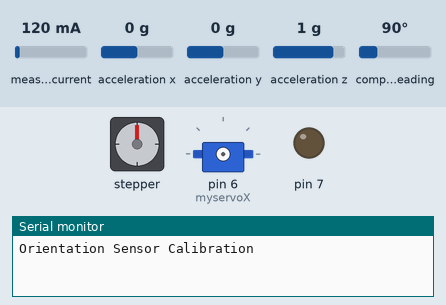
This sketch was run on a simulated Arduino Uno, built with avr-gcc and run on an emulated ATmega328P. On the bench: stepper motor, servo, output pins drawn as LEDs (lit = HIGH), the last lines printed to the serial monitor. Wiring (inferred from the names in the program): stepper motor driver (200 steps per turn assumed): step pin 9; direction pin 8. The inputs (shaded band) are chosen by the test bench; at power-on: measured current 120 mA, acceleration x 0 g, acceleration y 0 g, acceleration z 1 g, compass heading 90°. Pins used as bus, display or sensor lines are not drawn.

Above: at 0.1 s.
At 9.9 s:
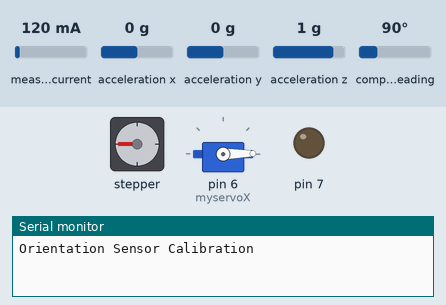
At 19.8 s:
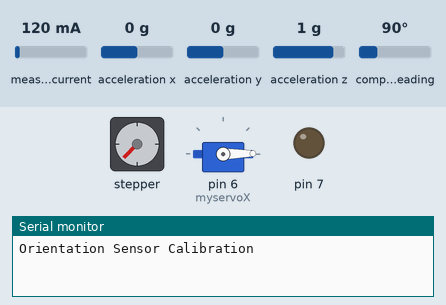
At 39.78 s:
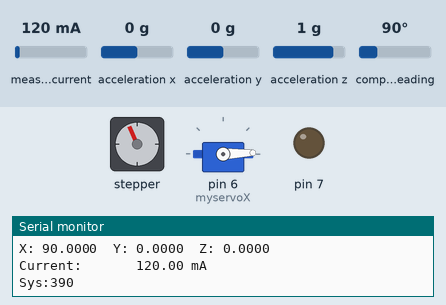
Timing chart, 0 to 40.0 s (numbered marks = the images above):
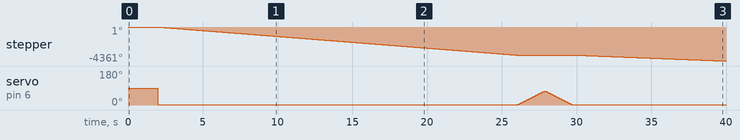

The sketch:

outernettracker.ino
```cpp
#include <Wire.h>
#include <Stepper.h>
#include <Adafruit_Sensor.h>
#include <Adafruit_BNO055.h>
#include <utility/imumaths.h>
#include <Servo.h>
#include <Adafruit_INA219.h>
Adafruit_INA219 ina219;


Servo myservoX; // Elevation

boolean stringComplete = false;

String inputString = "";
int ytarget = 0;
int xpos = 1;
int xtarget = 0;
int Xcurrent = 0;
int cal = 0;
int down = 0;
int up = 0;
int olcount = 0;
int dirPin = 8;                  // output pin for stepper motor direction
int stepPin = 9;                 // output pin for motor movement
#define BNO055_SAMPLERATE_DELAY_MS (100)

Adafruit_BNO055 bno = Adafruit_BNO055(55);

/**************************************************************************/
/*
 Displays some basic information on this sensor from the unified
 sensor API sensor_t type (see Adafruit_Sensor for more information)
 */
/**************************************************************************/
void displaySensorDetails(void) {
  sensor_t sensor;
  bno.getSensor(&sensor);
  //Serial.println("------------------------------------");
  //Serial.print  ("Sensor:       "); Serial.println(sensor.name);
  //Serial.print  ("Driver Ver:   "); Serial.println(sensor.version);
  //Serial.print  ("Unique ID:    "); Serial.println(sensor.sensor_id);
  //Serial.print  ("Max Value:    "); Serial.print(sensor.max_value); Serial.println(" xxx");
  //Serial.print  ("Min Value:    "); Serial.print(sensor.min_value); Serial.println(" xxx");
  //Serial.print  ("Resolution:   "); Serial.print(sensor.resolution); Serial.println(" xxx");
  //Serial.println("------------------------------------");
  //Serial.println("");
  //delay(500);
}

/**************************************************************************/
/*
 Display some basic info about the sensor status
 */
/**************************************************************************/
void displaySensorStatus(void) {
  /* Get the system status values (mostly for debugging purposes) */
  uint8_t system_status, self_test_results, system_error;
  system_status = self_test_results = system_error = 0;
  bno.getSystemStatus(&system_status, &self_test_results, &system_error);

  /* Display the results in the Serial Monitor */
  Serial.println("");
  Serial.print("System Status: 0x");
  Serial.println(system_status, HEX);
  Serial.print("Self Test:     0x");
  Serial.println(self_test_results, HEX);
  Serial.print("System Error:  0x");
  Serial.println(system_error, HEX);
  Serial.println("");
  //delay(500);
}

/**************************************************************************/
/*
 Display sensor calibration status
 */
/**************************************************************************/
void displayCalStatus(void) {
  /* Get the four calibration values (0..3) */
  /* Any sensor data reporting 0 should be ignored, */
  /* 3 means 'fully calibrated" */
  uint8_t system, gyro, accel, mag;
  system = gyro = accel = mag = 0;
  bno.getCalibration(&system, &gyro, &accel, &mag);

  /* The data should be ignored until the system calibration is > 0 */
  //Serial.print("\t");
  if (!system) {

  }

  /* Display the individual values */
  Serial.print("Sys:");
  Serial.print(system, DEC);

  cal = (mag, DEC);
}

/**************************************************************************/
/*
 Arduino setup function (automatically called at startup)
 */
/**************************************************************************/
void setup(void) {
  Serial.begin(9600);
  Serial.println("Orientation Sensor Calibration");
  Serial.println("");
  //inputString.reserve(16);
  /* Initialise the sensor */
  if (!bno.begin()) {
    /* There was a problem detecting the BNO055 ... check your connections */
    Serial.print(
        "Ooops, no BNO055 detected ... Check your wiring or I2C ADDR!");
    while (1)
      ;
  }

  uint32_t currentFrequency;
  pinMode(7,OUTPUT);
  digitalWrite(7,0);
        delay(2000);
  ina219.begin();
  pinMode(dirPin, OUTPUT);       // Assign output mode to pin for direction
  pinMode(stepPin, OUTPUT);      // Assign output mode to pin for setp
  digitalWrite(dirPin, LOW);     // Initialize dir pin
  digitalWrite(stepPin, HIGH);

  myservoX.attach(6); // Attach X servo to pin 6

  // Rotate one full turn then tilt up and down to calibrate position sensor.
  myservoX.write(1);
  for (int y = 1; y < 2000; y = y + 1) {

    digitalWrite(stepPin, HIGH);
    delay(6);
    digitalWrite(stepPin, LOW);
    delay(6);

 }
 for (int y = 1; y < 75; y = y + 2) {
myservoX.write(y);
delay(50);
 }
  for (int y = 74; y > 1; y = y - 2) {
myservoX.write(y);
delay(50);
 }


  /* Display some basic information on this sensor */
  displaySensorDetails();

  /* Optional: Display current status */
  displaySensorStatus();

  bno.setExtCrystalUse(true);
}


void loop(void) {

  float shuntvoltage = 0;
  float busvoltage = 0;
  float current_mA = 0;
  float loadvoltage = 0;

  current_mA = ina219.getCurrent_mA();

  /* Get a new sensor event */
  sensors_event_t event;
  bno.getEvent(&event);

  /* Display the floating point data */
  Serial.print("X: ");
  Serial.print(event.orientation.x, 4);
  Serial.print("\tY: ");
  Serial.print(event.orientation.y, 4);
  Serial.print("\tZ: ");
  Serial.println(event.orientation.z, 4);
  Serial.print("Current:       "); Serial.print(current_mA); Serial.println(" mA");
  Serial.println("");
  /* Optional: Display calibration status */
  displayCalStatus();

  /* Optional: Display sensor status (debug only) */
  //displaySensorStatus();
  /* New line for the next sample */
  //Serial.println("");
  /* Wait the specified delay before requesting nex data */
  delay(BNO055_SAMPLERATE_DELAY_MS);


  ytarget=210;
  xtarget=39;


  // Y rotation axis   AZIMUTH  ********************

  if (((int) event.orientation.x) < ytarget -3 ) {
    up = ytarget - (int) event.orientation.x; //calculate shortest trans-meridian path to target
    down = (360 - ytarget) + (int) event.orientation.x;

    if (up < down) {
      digitalWrite(dirPin, LOW); //set direction
        for (int y = 1; y < 10; y = y + 1) {
           digitalWrite(stepPin, HIGH);
           delay(6);
           digitalWrite(stepPin, LOW);
           delay(6);

 }
    } else {
      digitalWrite(dirPin, HIGH); //set direction
         for (int y = 1; y < 10; y = y + 1) {
           digitalWrite(stepPin, HIGH);
           delay(6);
           digitalWrite(stepPin, LOW);
           delay(6);
         }
    }
  }

  if (((int) event.orientation.x) > ytarget +3 ) {
    up = (360 - (int) event.orientation.x) + ytarget; //calculate shortest trans-meridian path to target
    down = (int) event.orientation.x - ytarget;

    if (up < down) {
      digitalWrite(dirPin, LOW); //Clockwise direction.
        for (int y = 1; y < 10; y = y + 1) {
           digitalWrite(stepPin, HIGH);
           delay(6);
           digitalWrite(stepPin, LOW);
           delay(6);
         }
    } else {
      digitalWrite(dirPin, HIGH); //Counter clockwise direction.
        for (int y = 1; y < 10; y = y + 1) {
           digitalWrite(stepPin, HIGH);
           delay(6);
           digitalWrite(stepPin, LOW);
           delay(6);
         }


    }
  }

  // X axis ELEVATION  ***********************
  Xcurrent = ((int) event.orientation.z +90);
  Serial.println(Xcurrent);
  if (Xcurrent < xtarget - 3) {
    xpos -= 1;
    if (xpos < 1) {
      xpos = 1;
    }

  }

  if (Xcurrent > xtarget + 3) {
    xpos += 1;
    if (xpos > 150) {
      xpos = 150;
    }

  }


  // **Check for overload**
  current_mA=current_mA*-1; //convert power reading to positive number
  if ((int)current_mA > 1000) // if overload detected
  {
    olcount+=1;
                if (olcount > 4) {
                digitalWrite(7,1); //shut down power to servos
    delay(1000);
                }
  }
  else
  {
    digitalWrite(7,0); // Turn power on to servos
                olcount=0;
  }

}
```

Measured:
- by itself, stepper: turns 3598° counter-clockwise in 24.0 s, then 763° counter-clockwise in 10.1 s
